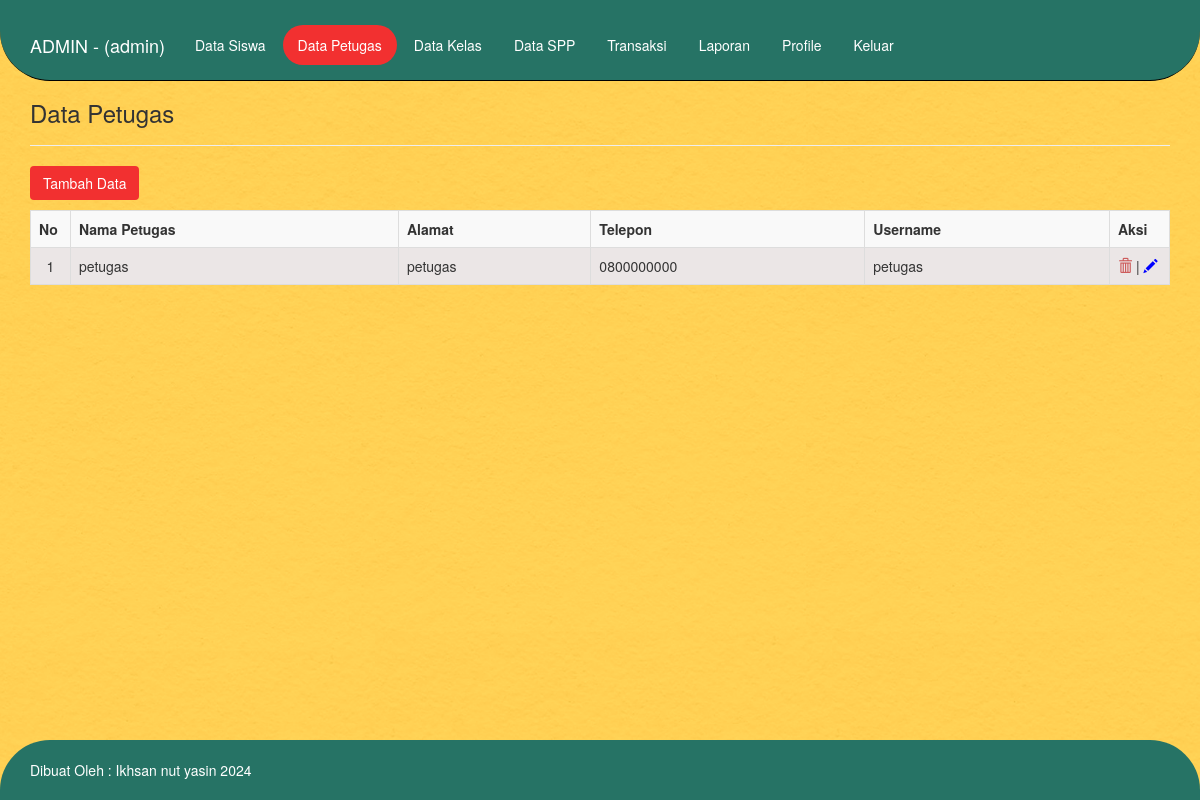
Screenshot of /app/admin/tampil_petugas.php (signed in) with the database file from the repository.
### tables this page shows
CREATE TABLE `tb_petugas` (
  `id_petugas` int(11) NOT NULL,
  `username` varchar(35) NOT NULL,
  `password` varchar(50) NOT NULL,
  `nama_petugas` varchar(35) NOT NULL,
  `alamat` varchar(100) NOT NULL,
  `telepon` varchar(15) NOT NULL,
  `level` enum('admin','petugas') NOT NULL
);

### app/admin/tampil_petugas.php (the view, shortened to what this page needs)
<?php
    include "../inc/koneksi.php";
    $qprofil = mysqli_query($konek, "SELECT * FROM tb_petugas WHERE id_petugas='$_SESSION[id]'");
    $profil = mysqli_fetch_array($qprofil);
?>
<!DOCTYPE html>
<html lang="en">
<head>
    <link href="./../assets/css/bootstrap.min.css" rel="stylesheet">
    <link href="./../assets/style.css" rel="stylesheet">
</head>
<body>
     <nav class="navbar navbar-default navbar-fixed-top" style="border-radius: 0px 0px 50px 50px; border-color: black; background-color:  #267365;">
      <div class="container">
        <div class="navbar-header" style="margin-top: 20px;">
          <a class="navbar-brand" href="./" style="color: white;">ADMIN - (<?php echo $profil['nama_petugas']; ?>)</a>
        </div>
        <div style="margin-top: 25px; margin-bottom: 10px;">
         <ul class="nav nav-pills" role="tablist">
            <li role="presentation"><a href="tampil_siswa.php">Data Siswa</a></li>
            <li role="presentation"  style="background-color: #F23030; border-radius: 50px;"><a href="tampil_petugas.php">Data Petugas</a></li>
            <li role="presentation"><a href="tampil_kelas.php">Data Kelas</a></li>
            <li role="presentation"><a href="tampil_spp.php">Data SPP</a></li>
            <li role="presentation"><a href="transaksi.php">Transaksi</a></li>
            <li role="presentation"><a href="laporan.php">Laporan</a></li>
            <li role="presentation"><a href="profile.php">Profile</a></li>
            <li role="presentation"><a href="../inc/logout.php">Keluar</a></li>
      </ul>
        </div>
      </div>
    </nav>
<div class="container">
    <div class="page-header">
        <h3>Data Petugas</h3>
    </div>
    <a class="btn" style="margin-bottom: 10px; background-color: #F23030;" href="tambah_petugas.php">Tambah Data</a>
    <table class="table table-bordered table-striped" style="background-color: #ebe6e6;">
        <tr>
            <th>No</th>
            <th>Nama Petugas</th>
            <th>Alamat</th>
            <th>Telepon</th>
            <th>Username</th>
            <th>Aksi</th>
        </tr>
        <?php
            $sql = mysqli_query($konek, "SELECT * FROM tb_petugas WHERE level='petugas' ORDER BY id_petugas ASC");
            $no=1;
            while ($d=mysqli_fetch_array($sql)) {
                echo "
            <tr>
                <td width='40px' align='center'>$no</td>
                <td>$d[nama_petugas]</td>
                <td>$d[alamat]</td>
                <td>$d[telepon]</td>
                <td>$d[username]</td>
                <td width='60px'>";
                ?>
                    <a onclick="return confirm('Anda akan menghapusnya?')" title="Hapus" href="hapus_petugas.php?id=<?php echo $d['id_petugas']; ?>"><span class="glyphicon glyphicon-trash" aria-hidden="true" style="color: indianred;"></span></a> |
                    <a title="Edit" href="edit_petugas.php?id=<?php echo $d['id_petugas']; ?>"><span class="glyphicon glyphicon-pencil" aria-hidden="true" style="color: blue;"></span></a>
                <?php
                echo "</td>
            </tr>";
            $no++;
            }
        ?>
    </table>
</div>
<?php include "footer.php"; ?>

### app/assets/style.css (style rules this page uses)
html { position: relative; min-height: 100%; }
body { margin-bottom: 60px; }
body > .container { padding: 60px 15px 0; }

### app/admin/tampil_petugas.php (style rules this page uses)
body { background-image: url(../assets/img/bg-1.jpg); background-size: cover; }
a { color: white; }

### rows the page displays
tb_petugas: nama_petugas "admin"
tb_petugas: nama_petugas "petugas", alamat "petugas", telepon "0800000000", username "petugas"
